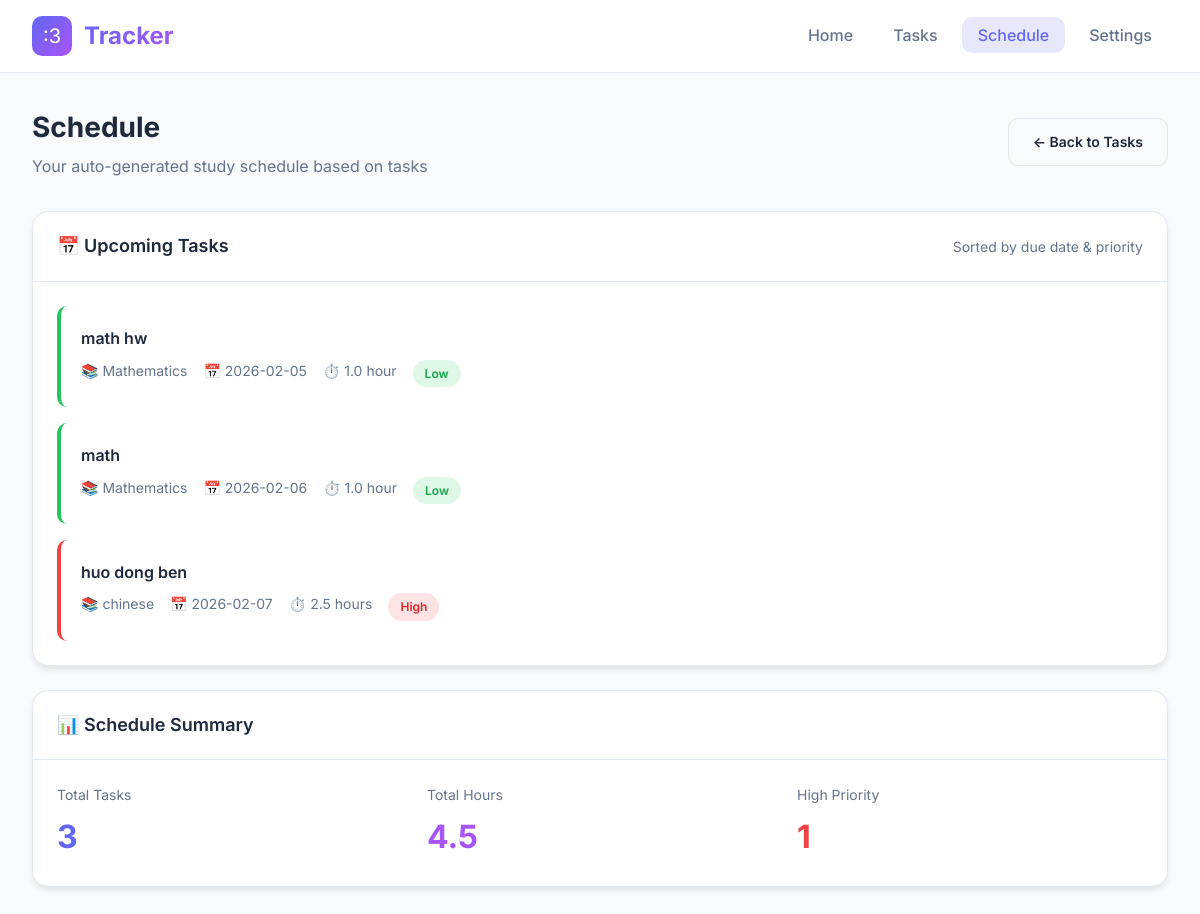
The app's page /schedule with its own data.
### tables this page shows
CREATE TABLE tasks (
            id INTEGER PRIMARY KEY AUTOINCREMENT,
            title TEXT NOT NULL,
            subject TEXT,
            status TEXT DEFAULT 'Not Started',
            due_date DATE,
            priority TEXT DEFAULT 'Medium',
            time_needed REAL DEFAULT 1,
            created_at TIMESTAMP DEFAULT CURRENT_TIMESTAMP
        );

### app.py (the view)
@app.route('/schedule')
def schedule():
    db = get_db()
    settings = db.execute('SELECT * FROM settings WHERE id = 1').fetchone()
    tasks = db.execute('''
        SELECT * FROM tasks
        WHERE status != 'Completed'
        ORDER BY
            due_date,
            CASE priority WHEN 'High' THEN 1 WHEN 'Medium' THEN 2 ELSE 3 END
    ''').fetchall()
    return render_template('schedule.html', tasks=tasks, settings=settings, active_page='schedule')

### database.py (called while the page is built)
def get_db():
    if 'db' not in g:
        g.db = sqlite3.connect(DATABASE)
        g.db.row_factory = sqlite3.Row
    return g.db

### comptuting_coursework/templates/schedule.html (shortened to what this page needs)
{% extends 'base.html' %}
{% block content %}
<div class="page-header">
    <div>
        <h1 class="page-title">Schedule</h1>
        <p class="page-subtitle">Your auto-generated study schedule based on tasks</p>
    </div>
    <a href="{{ url_for('tasks') }}" class="btn btn-secondary">
        ← Back to Tasks
    </a>
</div>
<div class="card">
    <div class="card-header">
        <h3 class="card-title">📅 Upcoming Tasks</h3>
        <span style="color: var(--text-secondary); font-size: 0.875rem;">Sorted by due date & priority</span>
    </div>
    <div class="card-body">
        {% if tasks %}
        <div class="schedule-grid">
            {% for task in tasks %}
            <div class="schedule-item {{ task.priority|lower }}-priority">
                <div class="schedule-item-title">{{ task.title }}</div>
                <div class="schedule-item-meta">
                    <span>📚 {{ task.subject or 'No subject' }}</span>
                    <span>📅 {{ task.due_date or 'No due date' }}</span>
                    <span>⏱️ {{ task.time_needed }} hour{% if task.time_needed != 1 %}s{% endif %}</span>
                    <span class="badge badge-{{ task.priority|lower }}">{{ task.priority }}</span>
                </div>
            </div>
            {% endfor %}
        </div>
        {% endif %}
    </div>
</div>
{% if tasks %}
<div class="card" style="margin-top: 1.5rem;">
    <div class="card-header">
        <h3 class="card-title">📊 Schedule Summary</h3>
    </div>
    <div class="card-body">
        <div style="display: grid; grid-template-columns: repeat(auto-fit, minmax(200px, 1fr)); gap: 1.5rem;">
            <div>
                <div style="color: var(--text-secondary); font-size: 0.875rem; margin-bottom: 0.25rem;">Total Tasks
                </div>
                <div style="font-size: 2rem; font-weight: 700; color: var(--primary);">{{ tasks|length }}</div>
            </div>
            <div>
                <div style="color: var(--text-secondary); font-size: 0.875rem; margin-bottom: 0.25rem;">Total Hours
                </div>
                <div style="font-size: 2rem; font-weight: 700; color: var(--secondary);">
                    {% set total_hours = tasks | map(attribute='time_needed') | sum %}
                    {{ total_hours }}
                </div>
            </div>
            <div>
                <div style="color: var(--text-secondary); font-size: 0.875rem; margin-bottom: 0.25rem;">High Priority
                </div>
                <div style="font-size: 2rem; font-weight: 700; color: var(--danger);">
                    {{ tasks | selectattr('priority', 'equalto', 'High') | list | length }}
                </div>
            </div>
        </div>
    </div>
</div>
{% endif %}
{% endblock %}

### comptuting_coursework/static/style.css (style rules this page uses)
:root { --primary: #6366f1; --primary-light: #818cf8; --primary-dark: #4f46e5; --secondary: #a855f7; --accent: #7c3aed; --bg-main: #f8fafc; --bg-card: #ffffff; --bg-nav: #ffffff; --text-primary: #1e293b; --text-secondary: #64748b; --text-muted: #94a3b8; --border: #e2e8f0; --border-focus: #6366f1; --success: #22c55e; --warning: #f59e0b; --danger: #ef4444; --shadow-sm: 0 1px 2px rgba(0, 0, 0, 0.05); --shadow-md: 0 4px 6px -1px rgba(0, 0, 0, 0.1); --shadow-lg: 0 10px 15px -3px rgba(0, 0, 0, 0.1); --radius-sm: 6px; --radius-md: 10px; --radius-lg: 16px; --radius-xl: 24px; --transition: all 0.2s ease; }
* { margin: 0; padding: 0; box-sizing: border-box; }
body { font-family: 'Inter', -apple-system, BlinkMacSystemFont, sans-serif; background: var(--bg-main); color: var(--text-primary); line-height: 1.6; min-height: 100vh; }
.page-header { display: flex; justify-content: space-between; align-items: center; margin-bottom: 2rem; }
.page-title { font-size: 1.75rem; font-weight: 700; color: var(--text-primary); }
.page-subtitle { color: var(--text-secondary); margin-top: 0.25rem; }
.card { background: var(--bg-card); border-radius: var(--radius-lg); box-shadow: var(--shadow-md); border: 1px solid var(--border); overflow: hidden; }
.card-header { padding: 1.25rem 1.5rem; border-bottom: 1px solid var(--border); display: flex; justify-content: space-between; align-items: center; }
.card-title { font-size: 1.125rem; font-weight: 600; }
.card-body { padding: 1.5rem; }
.btn { display: inline-flex; align-items: center; justify-content: center; gap: 0.5rem; padding: 0.75rem 1.5rem; border-radius: var(--radius-md); font-weight: 600; font-size: 0.875rem; cursor: pointer; border: none; transition: var(--transition); text-decoration: none; }
.btn-secondary { background: var(--bg-main); color: var(--text-primary); border: 1px solid var(--border); }
.badge { display: inline-flex; align-items: center; padding: 0.25rem 0.75rem; border-radius: 9999px; font-size: 0.75rem; font-weight: 600; }
.badge-high { background: rgba(239, 68, 68, 0.15); color: #dc2626; }
.badge-low { background: rgba(34, 197, 94, 0.15); color: #16a34a; }
.schedule-grid { display: grid; gap: 1rem; }
.schedule-item { background: var(--bg-card); border-radius: var(--radius-md); padding: 1.25rem; border-left: 4px solid var(--primary); transition: var(--transition); }
.schedule-item.high-priority { border-left-color: var(--danger); }
.schedule-item.low-priority { border-left-color: var(--success); }
.schedule-item-title { font-weight: 600; margin-bottom: 0.5rem; }
.schedule-item-meta { display: flex; gap: 1rem; font-size: 0.875rem; color: var(--text-secondary); }

### records on screen
tasks: title "math hw", subject "Mathematics", due_date "2026-02-05", time_needed "1.0", priority "Low"
tasks: title "math", subject "Mathematics", due_date "2026-02-06", time_needed "1.0", priority "Low"
tasks: title "huo dong ben", subject "chinese", due_date "2026-02-07", time_needed "2.5", priority "High"

### other values on screen
{{ tasks|length }} "3"
{{ total_hours }} "4.5"
{{ tasks | selectattr('priority', 'equalto', 'High') | list | length }} "1"
